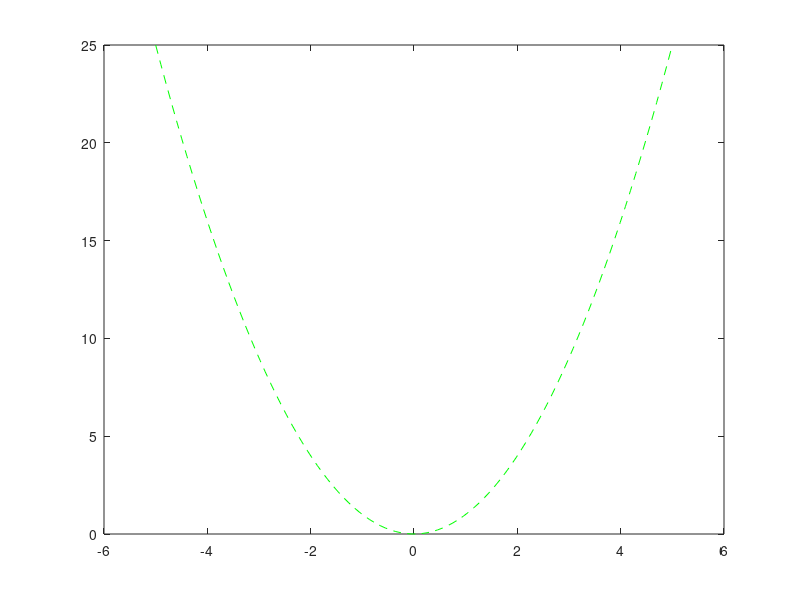

Write the MATLAB code that produced this figure.
% Script showing a function graph with additional paramaters 
% specifying line color and mark type.
% Author: Chris B. Kirov
% Date: 13.09.2017  
clc
clear all
close all

iBeg = -5;
iStep = 5;
iEnd = 100;

x = linspace(iBeg, iStep, iEnd);

plot(x, x.^2, 'g--');                                                % display the function as a green colour dashed line.
